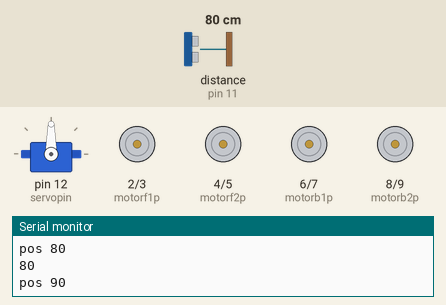
Bench run of a sketch on a simulated Arduino Uno, built with avr-gcc and run on an emulated ATmega328P. Parts: servo, motor-driver pin pairs drawn as motors (green arrow = first pin HIGH = forward, orange = second pin HIGH = backward, longer = more drive), the last lines printed to the serial monitor. Wiring (inferred from the names in the program): ultrasonic range finder: trigger pin 10; echo pin 11. Inputs (shaded band) come from the test bench; at power-on: distance to the obstacle (sensor on pin 11) 80 cm. The echo pulse lasts 58.3 µs per cm.

Above: at 1.2 s.
1.3 s: distance to the obstacle (sensor on pin 11) set to 84 cm
At 2.53 s:
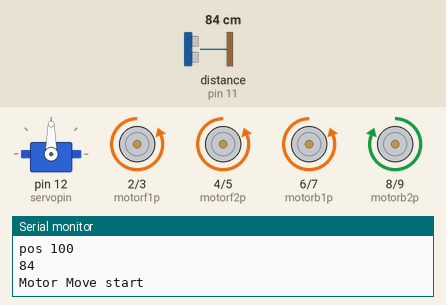
4.3 s: distance to the obstacle (sensor on pin 11) set to 94 cm
At 4.67 s:
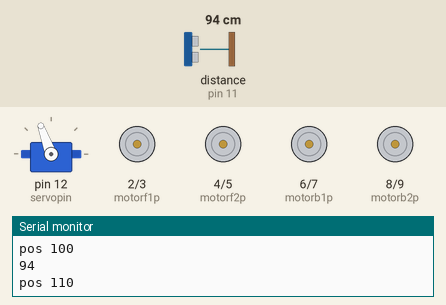
7.3 s: distance to the obstacle (sensor on pin 11) set to 105 cm
At 9.5 s:
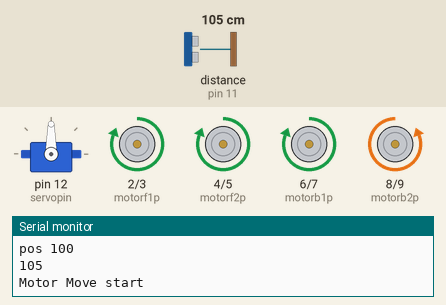
10.3 s: distance to the obstacle (sensor on pin 11) set to 2 cm
At 13.2 s:
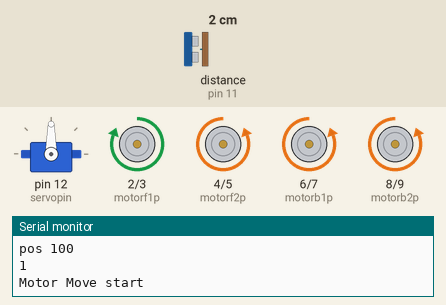
13.3 s: distance to the obstacle (sensor on pin 11) set to 9 cm
16.3 s: distance to the obstacle (sensor on pin 11) set to 12 cm
Timing chart, 0 to 20.3 s (numbered marks = the images above; inputs shaded):
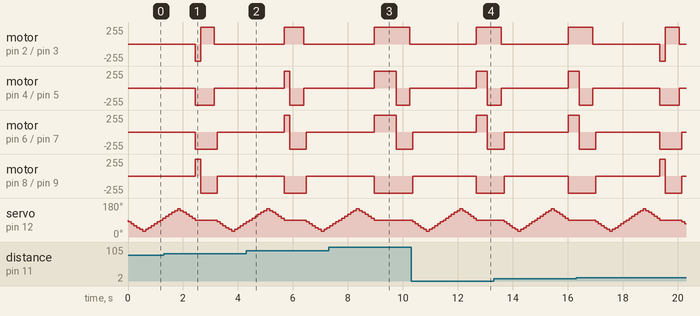

Measured:
- the behaviour switches between 80 and 81 cm on distance to the obstacle (sensor on pin 11) (found by bisection; images 0 and 1)
- the behaviour switches between 99 and 100 cm on distance to the obstacle (sensor on pin 11) (found by bisection; images 2 and 3)
- after the input at 7.3 s, motor on pin 8 (motorb2p) / pin 9 (motorb2n): goes on until 9.0 s, then stays backward 255/255; servo on pin 12 (servopin): goes on until 9.0 s, then stays 90°
- after the input at 10.3 s, motor on pin 2 (motorf1p) / pin 3 (motorf1n): stopped → forward 255/255 after 2.4 s; motor on pin 4 (motorf2p) / pin 5 (motorf2n): stopped → forward 255/255 after 2.4 s, → backward 255/255 0.40 s later

The sketch:

TASLA.ino
```cpp
// C++ code
//
#include<Servo.h>

#define motorf1p 2
#define motorf1n 3
#define motorf2p 4
#define motorf2n 5
#define motorb1p 6
#define motorb1n 7
#define motorb2p 8
#define motorb2n 9

#define triggerpin 10
#define echopin 11
#define servopin 12


Servo myservo;
void setup()
{
  Serial.begin(9600);
  myservo.attach(servopin);

  pinMode(motorf1p, OUTPUT);
  pinMode(motorf1n, OUTPUT);
  pinMode(motorf2p, OUTPUT);
  pinMode(motorf2n, OUTPUT);
  pinMode(motorb1p, OUTPUT);
  pinMode(motorb1n, OUTPUT);
  pinMode(motorb2p, OUTPUT);
  pinMode(motorb2n, OUTPUT);

}

int reverse(int state){
  if (state == 0) return 1;
  else return 0;
}

int power;
void move(String direction, int posmax){
  if (direction == "right") power = 1;
  else power = 0;

  //different values for rotation of TASLA's direction
  if (direction != "center" ){
    digitalWrite(motorf1p , power);          //forward
    digitalWrite(motorf1n , reverse(power)); //backward
    digitalWrite(motorf2p , power);          //backward
    digitalWrite(motorf2n , reverse(power)); //forward
    digitalWrite(motorb1p , power);          //forward
    digitalWrite(motorb1n , reverse(power)); //backward
    digitalWrite(motorb2p , reverse(power)); //backward
    digitalWrite(motorb2n , power);          //forward
    delay(posmax * 20);
  }

  power = 0;
  //all forward to move TASLA forward
  digitalWrite(motorf1p , reverse(power));
  digitalWrite(motorf1n , power);
  digitalWrite(motorf2p , power);
  digitalWrite(motorf2n , reverse(power));
  digitalWrite(motorb1p , power);
  digitalWrite(motorb1n , reverse(power));
  digitalWrite(motorb2p , power);
  digitalWrite(motorb2n , reverse(power));
  delay(500);


  digitalWrite(motorf1p , 0);
  digitalWrite(motorf1n , 0);
  digitalWrite(motorf2p , 0);
  digitalWrite(motorf2n , 0);

  Serial.println("Motor Move ends");
}

long dist(int trig, int echo){
  pinMode(trig, OUTPUT);
  digitalWrite(trig,0);
  delayMicroseconds(2);
  digitalWrite(trig,1);
  delayMicroseconds(10);
  digitalWrite(trig,0);
  pinMode(echo,INPUT);
  return pulseIn(echo,HIGH);
}

unsigned int range = 0;
int pos = 90;
int i=1;
int check = -1;
int check1 = -1;
int rangemax = 0;
int posmax = 90;
String direction;

void loop()
{
  range = 0.01723 * dist(triggerpin,echopin);

  if (rangemax < range and range<200){
    rangemax = range;
    if (pos < 90) direction = "right";
    else if (pos > 90) direction = "left";
    else direction = "center";
    posmax = abs(90-pos);

    Serial.print("ANGLE = ");
    Serial.print(posmax);
    Serial.print("  DIR = ");
    Serial.print(direction);
    Serial.print("  RANGEMAX = ");
    Serial.println(range);
  }

  if (range<100) {
    check = 1;
    digitalWrite(motorb1p , 0);
    digitalWrite(motorb1n , 0);
    digitalWrite(motorb2p , 0);
    digitalWrite(motorb2n , 0);
  }
  else check = 0;
  Serial.println(range);

  if (check == 1) check1 = 1;

  if (check1 == 1){
    if(i == 1){
        pos-=10;
        myservo.write(pos);
        pos = myservo.read();
        if (pos == 30) i=0;
      }
      else if (i == 0){
        pos+=10;
        myservo.write(pos);
        pos = myservo.read();
        if (pos == 150) i = 2;
      }
      else{
        pos-=10;
        myservo.write(pos);
        pos = myservo.read();
        if (pos == 90) {
          i = 1;
          Serial.println("Motor Move start");
          move(direction,posmax);
          check1 = 0;
          rangemax = 0;
          posmax = 0;
        }
    }
    Serial.print("pos ");
    Serial.println(pos);
  }
  else if (check1 == 0){
    if (pos>90){
      pos-=10;
      myservo.write(pos);
      pos = myservo.read();
    }
    else if (pos<90){
      pos+=10;
      myservo.write(pos);
      pos = myservo.read();
    }
  }


  delay(100); // Wait for 100 millisecond(s)
}
```
